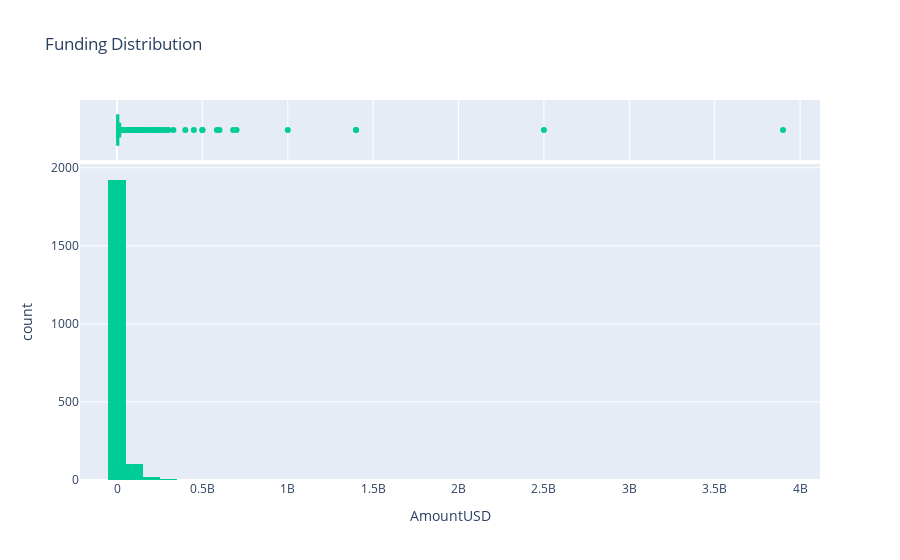
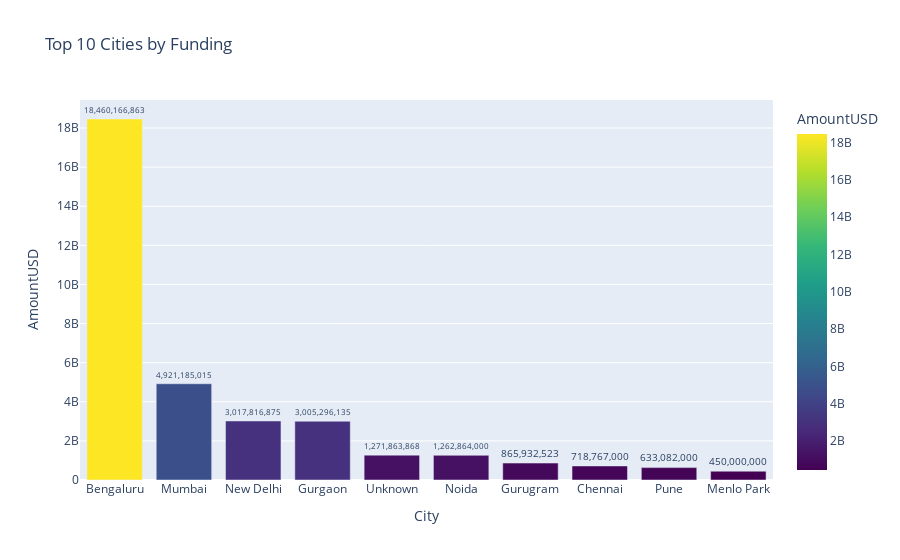
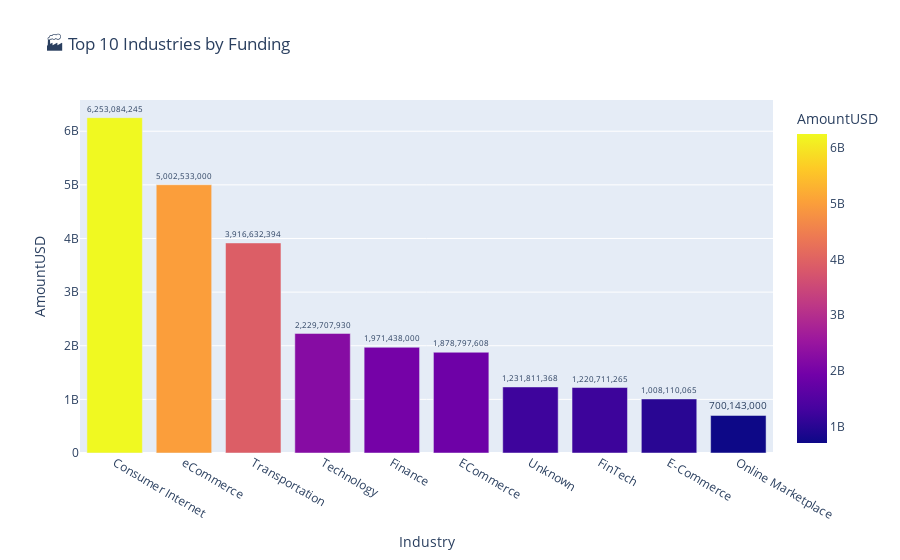
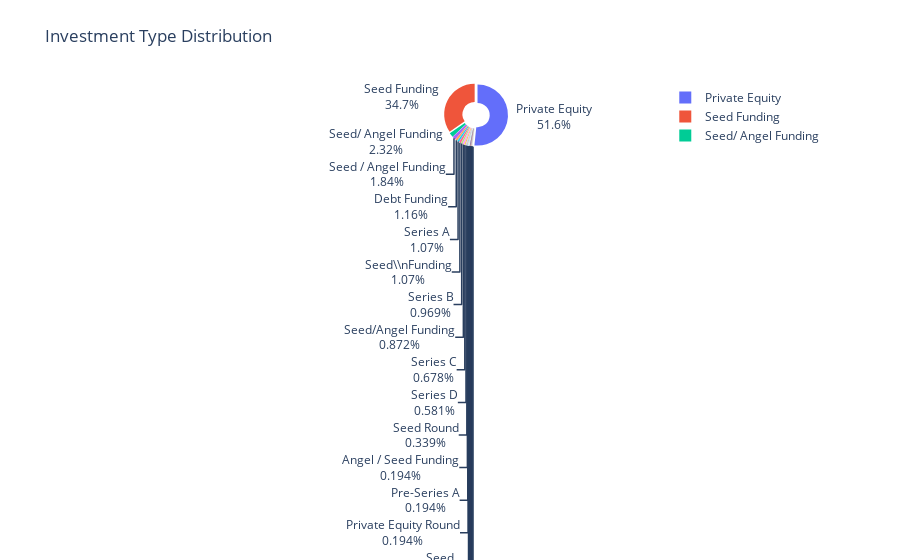

Notebook code for these charts, in order:
### Code cell
# -------------------------------
# Startup Growth Analytics Dashboard with Success Prediction & Insights - simple vers
# -------------------------------


import pandas as pd
import plotly.express as px
from sklearn.preprocessing import LabelEncoder
from sklearn.model_selection import train_test_split
from sklearn.ensemble import RandomForestClassifier
from sklearn.metrics import accuracy_score, confusion_matrix, classification_report


df = pd.read_csv("startup_funding.csv")  
df.columns = ['SrNo','Date','StartupName','Industry','SubVertical','City','Investors','InvestmentType','AmountUSD','Remarks']

df['Date'] = pd.to_datetime(df['Date'], format='%d/%m/%Y', errors='coerce')
df['AmountUSD'] = pd.to_numeric(df['AmountUSD'].str.replace(',', '', regex=False), errors='coerce')
df = df.dropna(subset=['AmountUSD'])

df['City'] = df['City'].fillna('Unknown').str.strip().replace({'Bangalore':'Bengaluru'})
df['Industry'] = df['Industry'].fillna('Unknown').str.strip()
df['InvestmentType'] = df['InvestmentType'].fillna('Unknown')
df['Year'] = df['Date'].dt.year

# -------------------------------
# EDA Charts
# -------------------------------


fig1 = px.histogram(df, x='AmountUSD', nbins=50,
                    title=' Funding Distribution', marginal='box',
                    color_discrete_sequence=['#00CC96'])
fig1.show()


top_cities = df.groupby('City')['AmountUSD'].sum().sort_values(ascending=False).head(10).reset_index()
fig2 = px.bar(top_cities, x='City', y='AmountUSD', color='AmountUSD', text='AmountUSD',
              title=' Top 10 Cities by Funding', color_continuous_scale=px.colors.sequential.Viridis)
fig2.update_traces(texttemplate='%{text:,.0f}', textposition='outside')
fig2.show()


top_industries = df.groupby('Industry')['AmountUSD'].sum().sort_values(ascending=False).head(10).reset_index()
fig3 = px.bar(top_industries, x='Industry', y='AmountUSD', color='AmountUSD', text='AmountUSD',
              title='🏭 Top 10 Industries by Funding', color_continuous_scale=px.colors.sequential.Plasma)
fig3.update_traces(texttemplate='%{text:,.0f}', textposition='outside')
fig3.show()


inv_counts = df['InvestmentType'].value_counts().reset_index()
inv_counts.columns = ['InvestmentType','Count']
fig4 = px.pie(inv_counts, names='InvestmentType', values='Count',
              title=' Investment Type Distribution', hole=0.4)
fig4.update_traces(textinfo='percent+label', pull=[0.05]*len(inv_counts))
fig4.show()


year_funding = df.groupby('Year')['AmountUSD'].sum().reset_index()
fig5 = px.line(year_funding, x='Year', y='AmountUSD', markers=True,
               title=' Year-wise Total Funding Trend', line_shape='spline')
fig5.show()


fig6 = px.scatter(df, x='Year', y='AmountUSD', size='AmountUSD', color='Industry',
                  hover_data=['StartupName','City'],
                  title=' Funding vs Year by Industry', size_max=70, opacity=0.7)
fig6.show()

# -------------------------------
#  Predict Startup Success
# -------------------------------


df['Success'] = df['AmountUSD'].apply(lambda x: 1 if x > 1000000 else 0)


le_city = LabelEncoder()
df['City_enc'] = le_city.fit_transform(df['City'])

le_industry = LabelEncoder()
df['Industry_enc'] = le_industry.fit_transform(df['Industry'])


X = df[['AmountUSD', 'City_enc', 'Industry_enc']]
y = df['Success']


X_train, X_test, y_train, y_test = train_test_split(X, y, test_size=0.2, random_state=42)


model = RandomForestClassifier(n_estimators=100, random_state=42)
model.fit(X_train, y_train)


y_pred = model.predict(X_test)
print(" Model Accuracy:", accuracy_score(y_test, y_pred))
print("\nConfusion Matrix:\n", confusion_matrix(y_test, y_pred))
print("\nClassification Report:\n", classification_report(y_test, y_pred))


sample_startup = pd.DataFrame({
    'AmountUSD': [5000000],
    'City_enc': [le_city.transform(['Bengaluru'])[0]],
    'Industry_enc': [le_industry.transform(['E-Tech'])[0]]
})
prediction = model.predict(sample_startup)
print(f"\nExample: This startup is predicted as {'Successful' if prediction[0]==1 else 'Not Successful'}")



print("\n Insights Summary:\n")


print(" Top 3 Cities by Total Funding:")
for idx, row in top_cities.head(3).iterrows():
    print(f"   - {row['City']}: ${row['AmountUSD']:,.0f}")

print("\n Top 3 Industries by Total Funding:")
for idx, row in top_industries.head(3).iterrows():
    print(f"   - {row['Industry']}: ${row['AmountUSD']:,.0f}")


top_investments = inv_counts.head(3)
print("\n Most Common Investment Types:")
for idx, row in top_investments.iterrows():
    print(f"   - {row['InvestmentType']}: {row['Count']} deals")


max_year = year_funding.loc[year_funding['AmountUSD'].idxmax(), 'Year']
print(f"\n Year with Highest Total Funding: {int(max_year)}")


success_rate_city = df.groupby('City')['Success'].mean().sort_values(ascending=False).head(3)
print("\n Cities with Highest Success Rate:")
for city, rate in success_rate_city.items():
    print(f"   - {city}: {rate*100:.1f}% successful startups")

success_rate_ind = df.groupby('Industry')['Success'].mean().sort_values(ascending=False).head(3)
print("\n Industries with Highest Success Rate:")
for ind, rate in success_rate_ind.items():
    print(f"   - {ind}: {rate*100:.1f}% successful startups")

print("\n Recommendation: New startups in top cities and industries, with proper funding, have higher chances of success!")

### Figure 1 — Plotly figure (JSON) as saved in the notebook; plotly's stock layout.template omitted (floating-point values rounded to 4 significant figures; data arrays with more than 128 entries replaced by an {"elided": "..."} marker saying what was removed)
{"data": [{"alignmentgroup": "True", "bingroup": "x", "hovertemplate": "AmountUSD=%{x}<br>count=%{y}<extra></extra>", "legendgroup": "", "marker": {"color": "#00CC96", "pattern": {"shape": ""}}, "name": "", "nbinsx": 50, "offsetgroup": "", "orientation": "v", "showlegend": false, "type": "histogram", "x": {"elided": "2065 float values"}, "xaxis": "x", "yaxis": "y"}, {"alignmentgroup": "True", "hovertemplate": "AmountUSD=%{x}<extra></extra>", "legendgroup": "", "marker": {"color": "#00CC96"}, "name": "", "notched": true, "offsetgroup": "", "showlegend": false, "type": "box", "x": {"elided": "2065 float values"}, "xaxis": "x2", "yaxis": "y2"}], "layout": {"autosize": true, "barmode": "relative", "legend": {"tracegroupgap": 0}, "title": {"text": " Funding Distribution"}, "xaxis": {"anchor": "y", "autorange": true, "domain": [0, 1], "range": [-216600000.0, 4117000000.0], "title": {"text": "AmountUSD"}, "type": "linear"}, "xaxis2": {"anchor": "y2", "autorange": true, "domain": [0, 1], "matches": "x", "range": [-216600000.0, 4117000000.0], "showgrid": true, "showticklabels": false, "type": "linear"}, "yaxis": {"anchor": "x", "autorange": true, "domain": [0, 0.8316], "range": [0, 2024.0], "title": {"text": "count"}}, "yaxis2": {"anchor": "x2", "autorange": true, "domain": [0.8416, 1], "matches": "y2", "range": [-0.5, 0.5], "showgrid": false, "showline": false, "showticklabels": false, "ticks": "", "type": "category"}}}

### Figure 2 — Plotly figure (JSON) as saved in the notebook; plotly's stock layout.template omitted (floating-point values rounded to 4 significant figures)
{"data": [{"alignmentgroup": "True", "hovertemplate": "City=%{x}<br>AmountUSD=%{marker.color}<extra></extra>", "legendgroup": "", "marker": {"color": [18460166863, 4921185015, 3017816875, 3005000000.0, 1271863868, 1262864000, 865932523, 718767000, 633082000, 450000000], "coloraxis": "coloraxis", "pattern": {"shape": ""}}, "name": "", "offsetgroup": "", "orientation": "v", "showlegend": false, "text": [18460166863, 4921185015, 3017816875, 3005000000.0, 1271863868, 1262864000, 865932523, 718767000, 633082000, 450000000], "textposition": "outside", "texttemplate": "%{text:,.0f}", "type": "bar", "x": ["Bengaluru", "Mumbai", "New Delhi", "Gurgaon", "Unknown", "Noida", "Gurugram", "Chennai", "Pune", "Menlo Park"], "xaxis": "x", "y": [18460166863, 4921185015, 3017816875, 3005000000.0, 1271863868, 1262864000, 865932523, 718767000, 633082000, 450000000], "yaxis": "y"}], "layout": {"autosize": true, "barmode": "relative", "coloraxis": {"colorbar": {"title": {"text": "AmountUSD"}}, "colorscale": [[0, "#440154"], [0.1111, "#482878"], [0.2222, "#3e4989"], [0.3333, "#31688e"], [0.4444, "#26828e"], [0.5556, "#1f9e89"], [0.6667, "#35b779"], [0.7778, "#6ece58"], [0.8889, "#b5de2b"], [1, "#fde725"]]}, "legend": {"tracegroupgap": 0}, "title": {"text": " Top 10 Cities by Funding"}, "xaxis": {"anchor": "y", "autorange": true, "domain": [0, 1], "range": [-0.5, 9.5], "title": {"text": "City"}, "type": "category"}, "yaxis": {"anchor": "x", "autorange": true, "domain": [0, 1], "range": [0, 19430000000.0], "title": {"text": "AmountUSD"}, "type": "linear"}}}

### Figure 3 — Plotly figure (JSON) as saved in the notebook; plotly's stock layout.template omitted (floating-point values rounded to 4 significant figures)
{"data": [{"alignmentgroup": "True", "hovertemplate": "Industry=%{x}<br>AmountUSD=%{marker.color}<extra></extra>", "legendgroup": "", "marker": {"color": [6253084245, 5002533000, 3916632394, 2229707930, 1971438000, 1878797608, 1231811368, 1220711265, 1008000000.0, 700143000], "coloraxis": "coloraxis", "pattern": {"shape": ""}}, "name": "", "offsetgroup": "", "orientation": "v", "showlegend": false, "text": [6253084245, 5002533000, 3916632394, 2229707930, 1971438000, 1878797608, 1231811368, 1220711265, 1008000000.0, 700143000], "textposition": "outside", "texttemplate": "%{text:,.0f}", "type": "bar", "x": ["Consumer Internet", "eCommerce", "Transportation", "Technology", "Finance", "ECommerce", "Unknown", "FinTech", "E-Commerce", "Online Marketplace"], "xaxis": "x", "y": [6253084245, 5002533000, 3916632394, 2229707930, 1971438000, 1878797608, 1231811368, 1220711265, 1008000000.0, 700143000], "yaxis": "y"}], "layout": {"autosize": true, "barmode": "relative", "coloraxis": {"colorbar": {"title": {"text": "AmountUSD"}}, "colorscale": [[0, "#0d0887"], [0.1111, "#46039f"], [0.2222, "#7201a8"], [0.3333, "#9c179e"], [0.4444, "#bd3786"], [0.5556, "#d8576b"], [0.6667, "#ed7953"], [0.7778, "#fb9f3a"], [0.8889, "#fdca26"], [1, "#f0f921"]]}, "legend": {"tracegroupgap": 0}, "title": {"text": "🏭 Top 10 Industries by Funding"}, "xaxis": {"anchor": "y", "autorange": true, "domain": [0, 1], "range": [-0.5, 9.5], "title": {"text": "Industry"}, "type": "category"}, "yaxis": {"anchor": "x", "autorange": true, "domain": [0, 1], "range": [0, 6582000000.0], "title": {"text": "AmountUSD"}, "type": "linear"}}}

### Figure 4 — Plotly figure (JSON) as saved in the notebook; plotly's stock layout.template omitted (floating-point values rounded to 4 significant figures)
{"data": [{"domain": {"x": [0, 1], "y": [0, 1]}, "hole": 0.4, "hovertemplate": "InvestmentType=%{label}<br>Count=%{value}<extra></extra>", "labels": ["Private Equity", "Seed Funding", "Seed/ Angel Funding", "Seed / Angel Funding", "Debt Funding", "Series A", "Seed\\\\nFunding", "Series B", "Seed/Angel Funding", "Series C", "Series D", "Seed Round", "Angel / Seed Funding", "Pre-Series A", "Private Equity Round", "Seed", "Unknown", "Seed / Angle Funding", "pre-Series A", "Venture Round", "Equity", "Series E", "Series F", "Private", "Structured Debt", "Mezzanine", "PrivateEquity", "Private\\\\nEquity", "Private Funding", "Equity Based Funding", "Series B (Extension)", "Crowd funding", "Term Loan", "Angel Round", "Debt-Funding", "Inhouse Funding", "Debt and Preference capital", "Venture - Series Unknown", "Series J", "Angel", "Corporate Round", "Single Venture", "Seed Funding Round", "pre-series A", "Maiden Round", "Funding Round", "Series H", "Series G", "Pre-series A", "Crowd Funding"], "legendgroup": "", "name": "", "pull": [0.05, 0.05, 0.05, 0.05, 0.05, 0.05, 0.05, 0.05, 0.05, 0.05, 0.05, 0.05, 0.05, 0.05, 0.05, 0.05, 0.05, 0.05, 0.05, 0.05, 0.05, 0.05, 0.05, 0.05, 0.05, 0.05, 0.05, 0.05, 0.05, 0.05, 0.05, 0.05, 0.05, 0.05, 0.05, 0.05, 0.05, 0.05, 0.05, 0.05, 0.05, 0.05, 0.05, 0.05, 0.05, 0.05, 0.05, 0.05, 0.05, 0.05], "showlegend": true, "textinfo": "percent+label", "type": "pie", "values": [1066, 716, 48, 38, 24, 22, 22, 20, 18, 14, 12, 7, 4, 4, 4, 4, 3, 2, 2, 2, 2, 2, 2, 1, 1, 1, 1, 1, 1, 1, 1, 1, 1, 1, 1, 1, 1, 1, 1, 1, 1, 1, 1, 1, 1, 1, 1, 1, 1, 1]}], "layout": {"autosize": true, "legend": {"tracegroupgap": 0}, "title": {"text": " Investment Type Distribution"}}}
